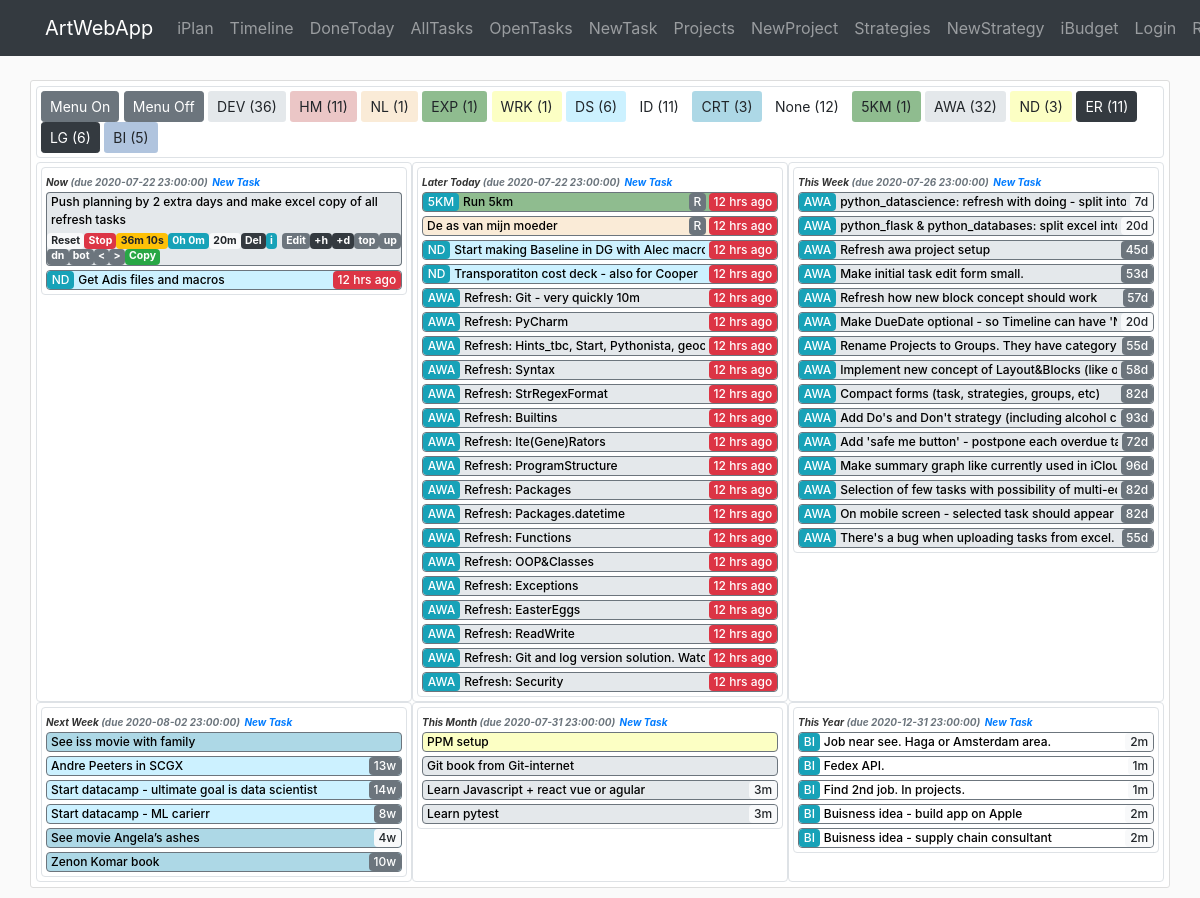
The app's page /iplan/timeline, older data.
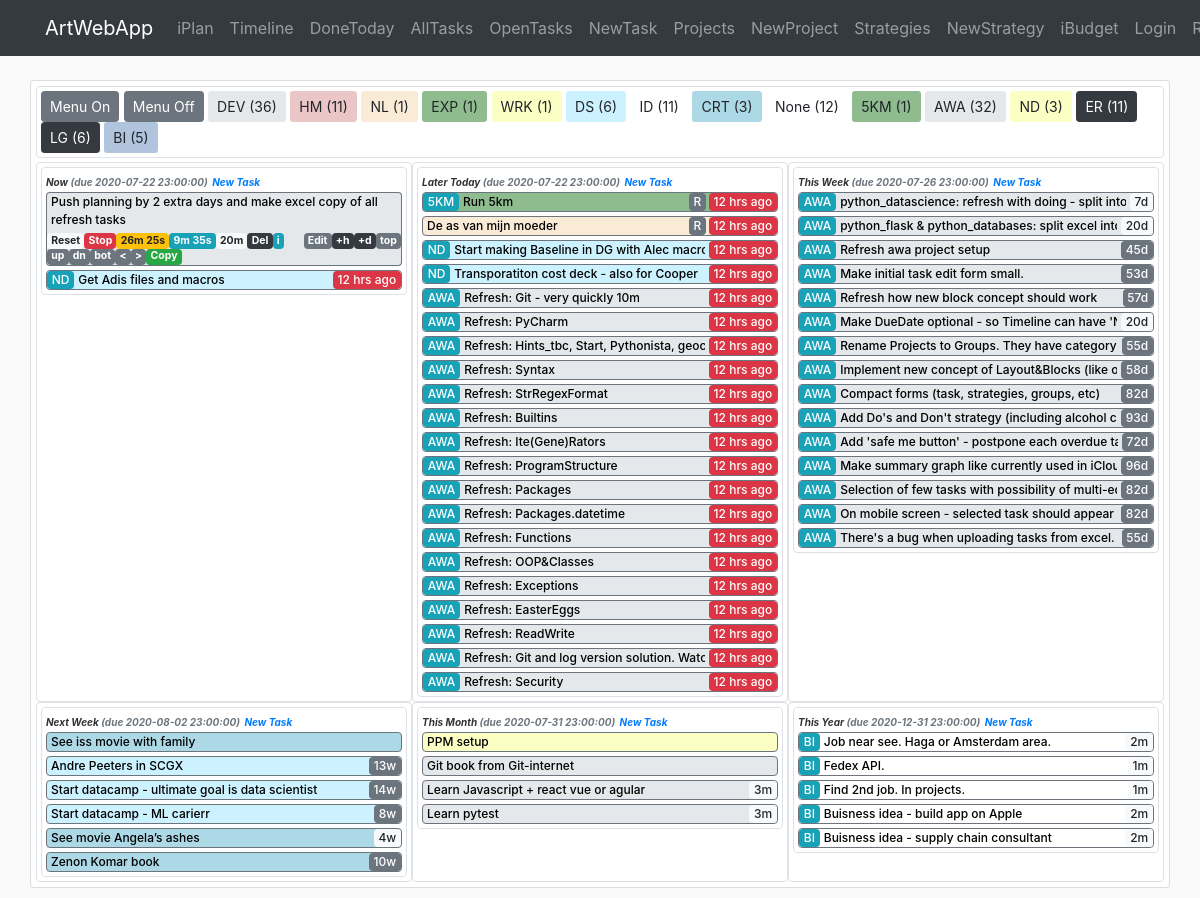
The same page, newer data.
### awa/iplan/models.py (models this page shows, shortened)
class Strategy(db.Model):
    id = db.Column(db.Integer, primary_key=True)
    name = db.Column(db.String(40), nullable=False)
    symbol = db.Column(db.String(3))
    desc = db.Column(db.Text)
    color = db.Column(db.String(7))
    order = db.Column(db.Integer)
    time_creation = db.Column(db.DateTime, default=datetime.now)
    time_completion = db.Column(db.DateTime)
    show_timeline = db.Column(db.Boolean, default=True, nullable=False)
    category = db.Column(db.String(20), nullable=True)
    br_task = db.relationship('Task', backref='strategy')  # todo: lazy=True - test that later

class Project(db.Model):
    id = db.Column(db.Integer, primary_key=True)
    name = db.Column(db.String(40), nullable=False)
    symbol = db.Column(db.String(3))
    desc = db.Column(db.Text)
    category = db.Column(db.String(20))
    color = db.Column(db.String(7))
    order = db.Column(db.Integer)
    time_creation = db.Column(db.DateTime, default=datetime.now)
    time_completion = db.Column(db.DateTime)
    time_due = db.Column(db.DateTime)
    duration_plan = db.Column(db.Interval, nullable=False, default=timedelta(0))
    show_timeline = db.Column(db.Boolean, default=True, nullable=False)
    br_task = db.relationship('Task', backref='project')  # todo: lazy=True - test that later

class Task(db.Model):
    id = db.Column(db.Integer, primary_key=True, autoincrement=True)
    name = db.Column(db.String(140), nullable=False)
    desc = db.Column(db.Text)
    category = db.Column(db.String(20))
    frequency = db.Column(db.String(10))
    frequency_days = db.Column(db.Integer)
    time_creation = db.Column(db.DateTime, default=datetime.now)
    time_completion = db.Column(db.DateTime)
    time_due = db.Column(db.DateTime)
    time_line = db.Column(db.String(20))
    duration_plan = db.Column(db.Interval, nullable=False, default=timedelta(0))
    duration_real = db.Column(db.Interval, nullable=False, default=timedelta(0))
    timer_start = db.Column(db.DateTime)
    order = db.Column(db.Integer)
    show_menu = db.Column(db.Boolean, default=True, nullable=False)
    id_strategy = db.Column(db.Integer, db.ForeignKey('strategy.id'), nullable=False)
    id_project = db.Column(db.Integer, db.ForeignKey('project.id'))
    def __repr__(self):
        return f"Task(id='{self.id}', name='{self.name}', desc='{self.desc}', category='{self.category}'," \
               f" frequency='{self.frequency}', frequency_days='{self.frequency_days}'," \
               f" time_creation='{self.time_creation}', time_completion='{self.time_completion}'," \
               f" time_due='{self.time_due}', time_line='{self.time_line}', duration_plan='{self.duration_plan}'," \
               f" duration_real='{self.duration_real}', timer_start='{self.timer_start}', order='{self.order}'," \
               f" show_menu='{self.show_menu}', id_strategy='{self.id_strategy}', id_project='{self.id_project}')"

### awa/iplan/routes.py (the view)
@iplan.route('/iplan/timeline', methods=['GET', 'POST'])
def timeline():
    tasks = Task.query.filter(Task.time_completion.is_(None)).order_by(Task.order).all()
    strategies = Strategy.query.all()
    projects = Project.query.all()
    count_tasks_strategy = dict(zip([strategy.id for strategy in strategies], [0 for _ in range(len(strategies))]))
    count_tasks_project = dict(zip([project.id for project in projects], [0 for _ in range(len(projects))]))
    for task in tasks:
        if task.strategy.id in count_tasks_strategy:
            count_tasks_strategy[task.strategy.id] += 1
        if task.project.id in count_tasks_project:
            count_tasks_project[task.project.id] += 1
    return render_template('iplan/timeline.html', tasks=tasks, TimeLine=TimeLine, strategies=strategies, projects=projects,
                           count_tasks_strategy=count_tasks_strategy, count_tasks_project=count_tasks_project,
                           string_from_duration=string_from_duration, now=datetime.now())

### awa/templates/iplan/timeline.html (shortened to what this page needs)
{% extends "layout.html" %}
{% block content %}
<div class="container">
    <div class="row content-section">
        <div class="col-md-12 border p-1 rounded mb-1 ">
            <a  href="{{url_for('iplan.show_menu_all', state='on') }}" class="btn btn-secondary btn-sm" role="button">Menu On</a>
            <a  href="{{url_for('iplan.show_menu_all', state='off') }}" class="btn btn-secondary btn-sm" role="button">Menu Off</a>
            {% for strategy in strategies %}
                {% if count_tasks_strategy[strategy.id] > 0%}
                    {% if strategy.show_timeline %}
                        <a  href="{{url_for('iplan.show_strategy_timeline', id_strategy=strategy.id) }}" class="btn btn-sm" style="background-color:{{strategy.color}}" role="button">{{strategy.symbol}} ({{count_tasks_strategy[strategy.id]}})</a>
                    {% else %}
                        <a  href="{{url_for('iplan.show_strategy_timeline', id_strategy=strategy.id) }}" class="btn btn-dark btn-sm" role="button">{{strategy.symbol}} ({{count_tasks_strategy[strategy.id]}})</a>
                    {% endif %}
                {% endif %}
            {% endfor %}
            {% for project in projects %}
                {% if count_tasks_project[project.id] > 0%}
                    {% if project.show_timeline %}
                        <a  href="{{url_for('iplan.show_project_timeline', id_project=project.id) }}" class="btn btn-sm" style="background-color:{{project.color}}" role="button">{{project.symbol}} ({{count_tasks_project[project.id]}})</a>
                    {% else %}
                        <a  href="{{url_for('iplan.show_project_timeline', id_project=project.id) }}" class="btn btn-dark btn-sm" role="button">{{project.symbol}} ({{count_tasks_project[project.id]}})</a>
                    {% endif %}
                {% endif %}
            {% endfor %}
        </div>
        {% for timeline in TimeLine.categories %}
        <div class="col-md-4 border p-1 rounded">
            <div class="col-12 border timeline_task_border rounded p-0">
                <small class="timeline_header ml-1">{{ timeline }} </small>
                <small class="timeline_header text-muted">(due {{TimeLine.duedate_per_category_for_new_tasks(timeline)}})</small>
                <a href="{{ url_for('iplan.task_create', timeline_category=timeline) }}"><small class="timeline_header text-primary">New Task</small></a>
                {% for task in tasks %}
                    {% if task.time_line == timeline and task.strategy.show_timeline and task.project.show_timeline %}
                        {% if task.show_menu == False %}
                            <div class="row rounded border border border-secondary timeline_task_name pl-0  mb-1 ml-1 mr-1" style="background-color:{{task.strategy.color}}">
                                {% if TimeLine.progress_indicator(task.time_creation, timeline)[0] %}
                                    {% if task.project.symbol != 'None' %}
                                        <div class="col-auto p-0 m-0">
                                            <small class="badge badge-info progress_indicator">{{task.project.symbol}}</small>
                                        </div>
                                    {% endif %}
                                    <div class="col text-truncate p-0 pl-1 m-0 mr-1">
                                        <a href="{{url_for('iplan.show_menu', id_task=task.id, state='on') }}" class="show_menu_links" title="{{task.name}}">{{task.name}}</a>
                                    </div>
                                    <div class="col-auto p-0 m-0 text-right">
                                        {% if task.frequency == 'Repeatable' %}
                                            <small class="badge badge-secondary progress_indicator">R</small>
                                        {% endif %}
                                        {% if TimeLine.duedate_indicator(task.time_due)[0] %}
                                            <small class="{{TimeLine.duedate_indicator(task.time_due)[1]}} m-0 progress_indicator">{{TimeLine.duedate_indicator(task.time_due)[0]}}</small>
                                        {% else %}
                                            <small class="{{TimeLine.progress_indicator(task.time_creation, timeline)[1]}}  progress_indicator">{{TimeLine.progress_indicator(task.time_creation, timeline)[0]}}</small>
                                        {% endif %}
                                    </div>
                                {% else %}
                                    {% if task.project.symbol != 'None' %}
                                        <div class="col-auto p-0 m-0">
                                            <small class="badge badge-info progress_indicator">{{task.project.symbol}}</small>
                                        </div>
                                    {% endif %}
                                    <div class="col text-truncate p-0 pl-1 m-0 mr-1">
                                        <a href="{{url_for('iplan.show_menu', id_task=task.id, state='on') }}" class="show_menu_links" title="{{task.name}}">{{task.name}}</a>
                                    </div>
                                    <div class="col-auto p-0 m-0 text-right">
                                    {% if TimeLine.duedate_indicator(task.time_due)[0] %}
                                        <small class="{{TimeLine.duedate_indicator(task.time_due)[1]}} progress_indicator">{{TimeLine.duedate_indicator(task.time_due)[0]}}</small>
                                    {% endif %}
                                    </div>
                                {% endif %}
                            </div>
                        {% else %}
                            <div class="row rounded-top border border-bottom-0 border-secondary timeline_task_name pl-1 pb-1 ml-1 mr-1" style="background-color:{{task.strategy.color}}">
                                <a href="{{url_for('iplan.show_menu', id_task=task.id, state='off') }}" class="show_menu_links">{{task.name}}</a>
                            </div>
                            <div class="row rounded-bottom border border-top-0 border-secondary timeline_task_buttons mb-1 ml-1 mr-1" style="background-color:{{task.strategy.color}}">
                                {% if task.timer_start %}
                                    <a href="{{url_for('iplan.task_timer_start', id_task=task.id) }}" class="badge badge-light">Reset</a>
                                    <a href="{{url_for('iplan.task_timer_end', id_task=task.id) }}" class="badge badge-danger">Stop</a>
                                {% endif%}
                                {% if task.timer_start %}
                                    <a href="#" class="badge badge-warning">{{string_from_duration(now - task.timer_start)}}</a>
                                {% endif %}
                                <a href="#" class="badge badge-info">{{string_from_duration(task.duration_real)}}</a>
                                <a href="#" class="badge badge-light">{{string_from_duration(task.duration_plan)}}</a>
                                <a href="{{url_for('iplan.task_delete', id_task=task.id) }}" class="badge badge-dark">Del</a>
                                <a href="#" data-toggle="tooltip" class="badge badge-info" data-html="true" title="{{task}}">i</a>
                                <a href="{{url_for('iplan.task_update', id_task=task.id) }}" class="badge badge-secondary ml-auto">Edit</a>
                                <a href="{{url_for('iplan.task_postpone', id_task=task.id, duration='h') }}" class="badge badge-dark">+h</a>
                                <a href="{{url_for('iplan.task_postpone', id_task=task.id, duration='d') }}" class="badge badge-dark">+d</a>
                                <a href="{{url_for('iplan.task_move', id_task=task.id, direction='top')}}" class="badge badge-secondary">top</a>
                                <a href="{{url_for('iplan.task_move', id_task=task.id, direction='up')}}" class="badge badge-secondary">up</a>
                                <a href="{{url_for('iplan.task_move', id_task=task.id, direction='down')}}" class="badge badge-secondary">dn</a>
                                <a href="{{url_for('iplan.task_move', id_task=task.id, direction='bottom')}}" class="badge badge-secondary">bot</a>
                                <a href="{{url_for('iplan.task_move_timeline', id_task=task.id, direction='previous') }}" class="badge badge-secondary"><</a>
                                <a href="{{url_for('iplan.task_move_timeline', id_task=task.id, direction='next') }}" class="badge badge-secondary">></a>
                                <a href="{{url_for('iplan.task_make_copy', id_task=task.id)}}" class="badge badge-success">Copy</a>
                            </div>
                        {% endif %}
                    {% endif %}
                {% endfor %}
            </div>
        </div>
        {% endfor %}
    </div>
</div>
{% endblock content %}

### awa/templates/layout.html (shortened to what this page needs)
<!DOCTYPE html>
<html lang="en">
<head>
    <link rel="stylesheet" href="https://stackpath.bootstrapcdn.com/bootstrap/4.4.1/css/bootstrap.min.css">
    <link rel="stylesheet" type="text/css" href="{{ url_for('static', filename='main.css') }}">
</head>
<body>
    <header>
        <nav class="navbar navbar-expand-md navbar-dark bg-dark fixed-top">
            <div class="container">
                <a class="navbar-brand" href="{{ url_for('main.home') }}">ArtWebApp</a>
                <div class="collapse navbar-collapse" id="navbarSupportedContent">
                    <div class="navbar-nav mr-auto">
                        <a class="nav-item nav-link" href="{{ url_for('iplan.home') }}">iPlan</a>
                        <a class="nav-item nav-link" href="{{ url_for('iplan.timeline') }}">Timeline</a>
                        <a class="nav-item nav-link" href="{{ url_for('iplan.task_donetoday') }}">DoneToday</a>
                        <a class="nav-item nav-link" href="{{ url_for('iplan.task') }}">AllTasks</a>
                        <a class="nav-item nav-link" href="{{ url_for('iplan.task_open') }}">OpenTasks</a>
                        <a class="nav-item nav-link" href="{{ url_for('iplan.task_create', timeline_category='This Week') }}">NewTask</a>
                        <a class="nav-item nav-link" href="{{ url_for('iplan.project') }}">Projects</a>
                        <a class="nav-item nav-link" href="{{ url_for('iplan.project_create') }}">NewProject</a>
                        <a class="nav-item nav-link" href="{{ url_for('iplan.strategy') }}">Strategies</a>
                        <a class="nav-item nav-link" href="{{ url_for('iplan.strategy_create') }}">NewStrategy</a>
                    </div>
                    <div class="navbar-nav">
                        <a class="nav-item nav-link" href="{{ url_for('ibudget.home')}}">iBudget</a>
                        <a class="nav-item nav-link" href="#">Login</a>
                        <a class="nav-item nav-link" href="#">Register</a>
                    </div>
                </div>
            </div>
        </nav>
    </header>
    <main role="main">
            {% block content %}{% endblock %}
    </main>
</body>
</html>

Row changes from the older to the newer data that the page shows:
changed Task "Push planning by 2 extra days and make excel copy of all refresh tasks": string_from_duration(now-task.timer_start) "36m 10s" → "26m 25s"; duration_real "0h 0m" → "9m 35s"
